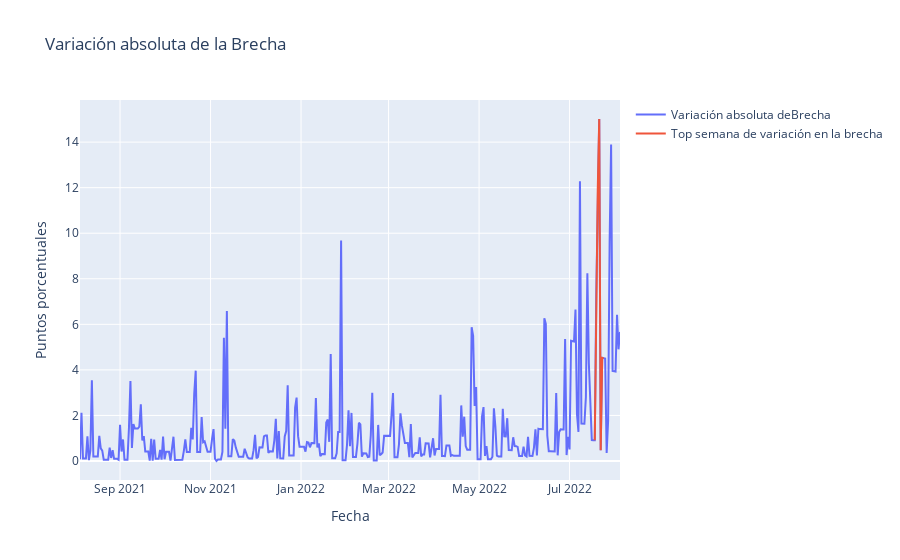

Write notebook code for a chart like this one.
### Code cell
fig = go.Figure()
fig.add_trace(go.Scatter(x = table_365['fecha'], y = table_365['brecha_var_abs'], mode='lines', name='Variación absoluta deBrecha'))
fig.add_trace(go.Scatter(x = days['fecha'], y = days['brecha_var_abs'], mode='lines', name='Top semana de variación en la brecha'))
fig.update_layout(
    title='Variación absoluta de la Brecha',
    xaxis_title = 'Fecha',
    yaxis_title = 'Puntos porcentuales')

### Figure 1 — Plotly figure (JSON) as saved in the notebook; plotly's stock layout.template omitted (floating-point values rounded to 4 significant figures; data arrays with more than 128 entries replaced by an {"elided": "..."} marker saying what was removed)
{"data": [{"mode": "lines", "name": "Variación absoluta deBrecha", "type": "scatter", "x": {"elided": "365 str values"}, "y": {"elided": "365 float values"}}, {"mode": "lines", "name": "Top semana de variación en la brecha", "type": "scatter", "x": ["2022-07-18T00:00:00", "2022-07-19T00:00:00", "2022-07-20T00:00:00", "2022-07-21T00:00:00", "2022-07-22T00:00:00", "2022-07-23T00:00:00", "2022-07-24T00:00:00"], "y": [0.9099, 7.342, 11.9, 15.02, 0.4701, 4.531, 4.516]}], "layout": {"title": {"text": "Variación absoluta de la Brecha"}, "xaxis": {"title": {"text": "Fecha"}}, "yaxis": {"title": {"text": "Puntos porcentuales"}}}}
